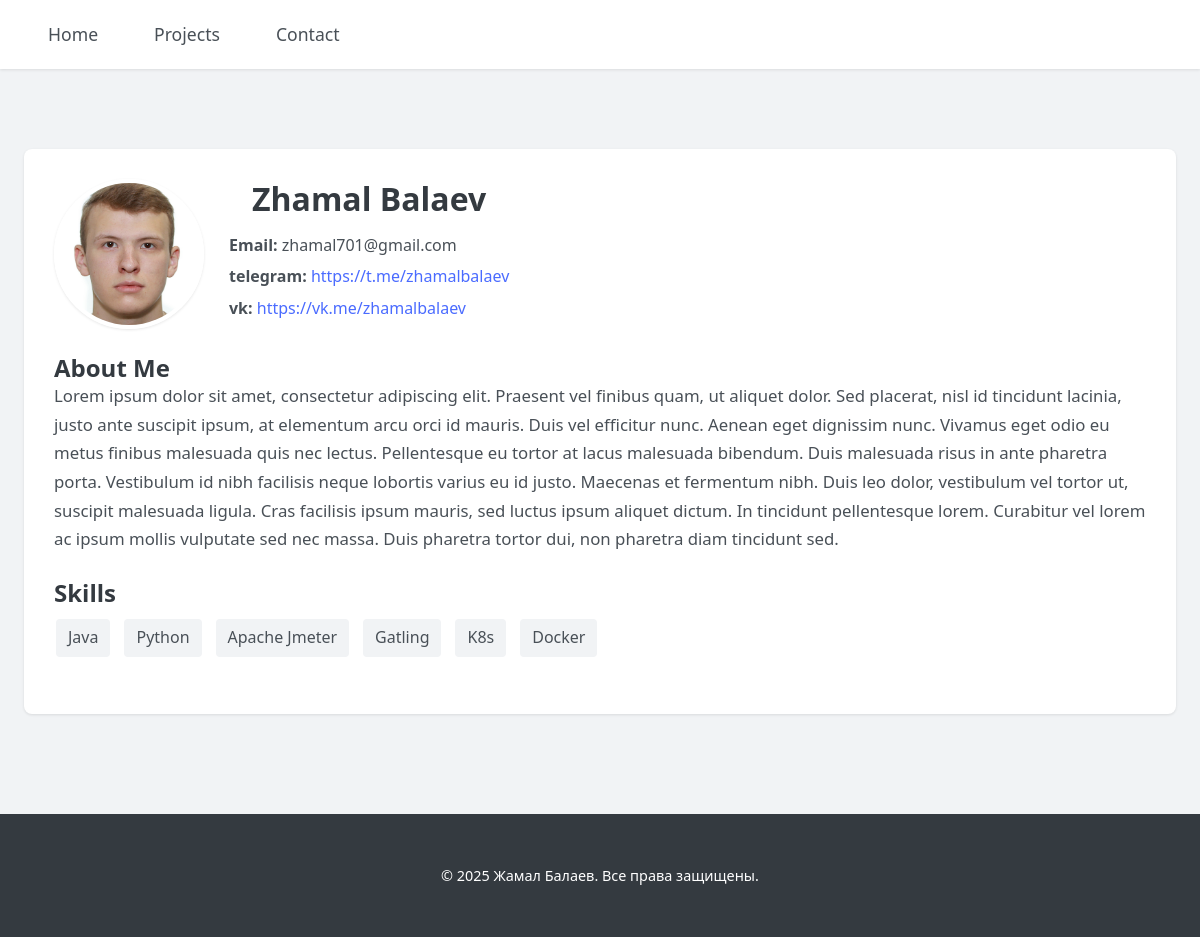
Page /contact/ on the committed database.
### main/models.py (models this page shows, shortened)
class Resume(models.Model):
    name = models.CharField(max_length=200)
    surname = models.CharField(max_length=200)
    email = models.EmailField()
    about = models.TextField()
    skills = models.ManyToManyField(Tag, related_name='skill')
    links = models.URLField(max_length=200, blank=True)
    @classmethod
    def get_solo(cls):
        obj, created = cls.objects.get_or_create(pk=1)
        return obj
    class Meta:
        verbose_name = "Resume"
        verbose_name_plural = "Resume"

class ResumeImage(models.Model):
    resume = models.ForeignKey(
        Resume, on_delete=models.CASCADE, related_name='images', default=Resume.get_solo
    )
    image = models.ImageField(upload_to='resume_images/')

class ResumeLink(models.Model):
    resume = models.ForeignKey(
        Resume,
        on_delete=models.CASCADE,
        related_name='resume_links',
        default=Resume.get_solo
    )
    name = models.CharField(max_length=100, verbose_name="Название ссылки")  # Новое поле
    url = models.URLField(max_length=200, verbose_name="URL ссылки")  # Переименовано из link в url

class Tag(models.Model):
    name = models.CharField(max_length=100, unique=True)

### main/views.py (the view)
# urls.py: path("contact/", views.contact, name="contact"),
def contact(request):
    resume = Resume.get_solo()
    return render(request, 'contact.html', {"resume": resume})

### main/templates/contact.html (shortened to what this page needs)
{% extends 'base.html' %}
{% load static %}
{%block extrahead %}
    <link rel="stylesheet" href="{% static 'css/home.css' %}">
{%endblock extrahead %}
{% block content %}
    {% if resume %}
    <section class="resume-section">
        <div class="resume-header">
            {% if resume.images.first %}
            <img src="{{ resume.images.first.image.url }}" alt="{{ resume.name }} {{ resume.surname }}" class="resume-photo">
            {% endif %}
            <div class="resume-info">
                <h1>{{ resume.name }} {{ resume.surname }}</h1>
                <div class="contact-info">
                    <p><strong>Email:</strong> {{ resume.email }}</p>
                    {% for link in resume.resume_links.all %}
                    <p>
                        <strong>{{ link.name }}:</strong>
                        <a href="{{ link.url }}" target="_blank">{{ link.url }}</a>
                    </p>
                    {% endfor %}
                </div>
                </div>
                </div>
        <div class="resume-about">
            <h2>About Me</h2>
            <p>{{ resume.about }}</p>
        </div>
        <div class="resume-skills">
            <h2>Skills</h2>
            <div class="tags-list">
                {% for skill in resume.skills.all %}
                    <span class="tag">{{ skill.name }}</span>
                {% endfor %}
            </div>
        </div>
    </section>
    {% endif %}
{% endblock content %}

### main/templates/base.html (shortened to what this page needs)
{% load static %}
<!DOCTYPE html>
<html lang="en">
<head>
    <link rel="stylesheet" href="{% static 'css/base.css' %}">
    {% block extrahead %}
    {% endblock extrahead %}
</head>
<body>
    <header class="header">
        <div class="nav-container">
            <nav class="nav-wrapper">
                <ul class="nav-menu">
                    <li><a href="/home" class="nav-link">Home</a></li>
                    <li><a href="/projects" class="nav-link">Projects</a></li>
                    <li><a href="/contact" class="nav-link">Contact</a></li>
                </ul>
            </nav>
        </div>
    </header>
    <main class="main-container">
        {% block content %}
        {% endblock content %}
    </main>
    <footer class="footer">
        © 2025 Жамал Балаев. Все права защищены.
    </footer>
</body>
</html>

### main/static/css/base.css (style rules this page uses)
:root { --primary: #2E5BFF; --primary-hover: #1E4BFF; --primary-light: #E0E7FF; --secondary: #00C6AE; --dark: #1E1E2D; --gray-dark: #4A4A6A; --gray-medium: #8C8CA1; --gray-light: #F4F6FA; --white: #FFFFFF; --shadow-sm: 0 2px 6px rgba(0, 0, 0, 0.08); --shadow-md: 0 6px 20px rgba(0, 0, 0, 0.12); --radius-sm: 8px; --radius-md: 12px; --transition: all 0.2s ease; }
*, *::before, *::after { box-sizing: border-box; margin: 0; padding: 0; }
body { height: 100%; margin: 0; padding: 0; font-family: 'Inter', -apple-system, BlinkMacSystemFont, sans-serif; line-height: 1.6; background-color: var(--gray-light); color: var(--dark); -webkit-font-smoothing: antialiased; }
h1, h2, h3 { font-weight: 700; line-height: 1.2; color: var(--dark); }
a { color: var(--primary); text-decoration: none; transition: var(--transition); }
.header { background: var(--white); box-shadow: var(--shadow-sm); position: sticky; top: 0; z-index: 1000; }
.nav-container { max-width: 1280px; margin: 0 auto; padding: 20px 40px; display: flex; align-items: center; justify-content: space-between; }
.nav-menu { display: flex; list-style: none; gap: 40px; align-items: center; }
.nav-link { font-weight: 500; color: var(--gray-dark); font-size: 1.1rem; padding: 6px 8px; position: relative; }
.nav-link::after { content: ''; position: absolute; bottom: -4px; left: 0; height: 2px; width: 0; background: var(--primary); transition: var(--transition); }
.main-container { max-width: 1200px; margin: 80px auto; padding: 0 24px; }
h1 { text-align: center; font-size: 2.8rem; margin-bottom: 20px; }
.footer { background: var(--dark); color: var(--white); text-align: center; padding: 50px 20px; margin-top: 100px; font-size: 0.9rem; }

### main/static/css/home.css (style rules this page uses)
:root { --primary: #4a6bff; --primary-light: #e0e6ff; --primary-dark: #3a56cc; --secondary: #6c757d; --success: #28a745; --danger: #dc3545; --warning: #ffc107; --info: #17a2b8; --light: #f8f9fa; --dark: #343a40; --white: #ffffff; --gray-light: #f1f3f5; --gray-medium: #dee2e6; --gray-dark: #495057; --shadow-sm: 0 1px 3px rgba(0,0,0,0.1); --shadow-md: 0 4px 6px rgba(0,0,0,0.1); --shadow-lg: 0 10px 15px rgba(0,0,0,0.1); --radius-sm: 4px; --radius-md: 8px; --radius-lg: 12px; --transition: all 0.2s ease; }
html, body { height: 100%; margin: 0; padding: 0; font-family: 'Segoe UI', Tahoma, Geneva, Verdana, sans-serif; line-height: 1.6; color: var(--dark); background-color: var(--gray-light); }
.tags-list { display: flex; flex-wrap: wrap; gap: 10px; }
.tag { cursor: pointer; background-color: var(--gray-light); border: none; padding: 6px 12px; margin: 2px; border-radius: var(--radius-sm); color: var(--gray-dark); font-weight: 500; transition: var(--transition); }
.resume-section { background-color: var(--white); padding: 30px; margin-bottom: 40px; border-radius: var(--radius-md); box-shadow: var(--shadow-sm); transition: var(--transition); }
.resume-header { display: flex; align-items: center; gap: 25px; margin-bottom: 25px; }
.resume-photo { width: 150px; height: 150px; border-radius: 50%; object-fit: cover; border: 4px solid var(--white); box-shadow: var(--shadow-sm); }
.resume-info h1 { margin: 0; color: var(--dark); font-size: 2rem; font-weight: 700; }
.contact-info { margin-top: 15px; }
.contact-info p { margin: 6px 0; color: var(--gray-dark); font-size: 1rem; }
.contact-info a { color: var(--primary); text-decoration: none; transition: var(--transition); }
.resume-about, .resume-skills, .resume-links { margin-bottom: 25px; }
.resume-about p { color: var(--gray-dark); line-height: 1.7; margin: 0; font-size: 1.05rem; }
.resume-skills .tags-list { margin-top: 10px; }

### rows in the picture
Resume: images.first.image (picture), name "Zhamal", surname "Balaev", email "zhamal701@gmail.com", about "Lorem ipsum dolor sit amet, consectetur adipiscing elit. Praesent vel finibus quam, ut aliquet dolor. Sed placerat, nisl id tincidunt lacinia, justo ante suscipit ipsum, at elementum arcu orci id mauris. Duis vel efficitur nunc. Aenean eget dignissim nunc. Vivamus eget odio eu metus finibus malesuada quis nec lectus. Pellentesque eu tortor at lacus malesuada bibendum. Duis malesuada risus in ante pharetra porta. Vestibulum id nibh facilisis neque lobortis varius eu id justo. Maecenas et fermentum nibh. Duis leo dolor, vestibulum vel tortor ut, suscipit malesuada ligula. Cras facilisis ipsum mauris, sed luctus ipsum aliquet dictum. In tincidunt pellentesque lorem. Curabitur vel lorem ac…"
ResumeLink: name "telegram", url "https://t.me/zhamalbalaev"
ResumeLink: name "vk", url "https://vk.me/zhamalbalaev"
Tag: name "Java"
Tag: name "Python"
Tag: name "Apache Jmeter"
Tag: name "Gatling"
Tag: name "K8s"
Tag: name "Docker"
